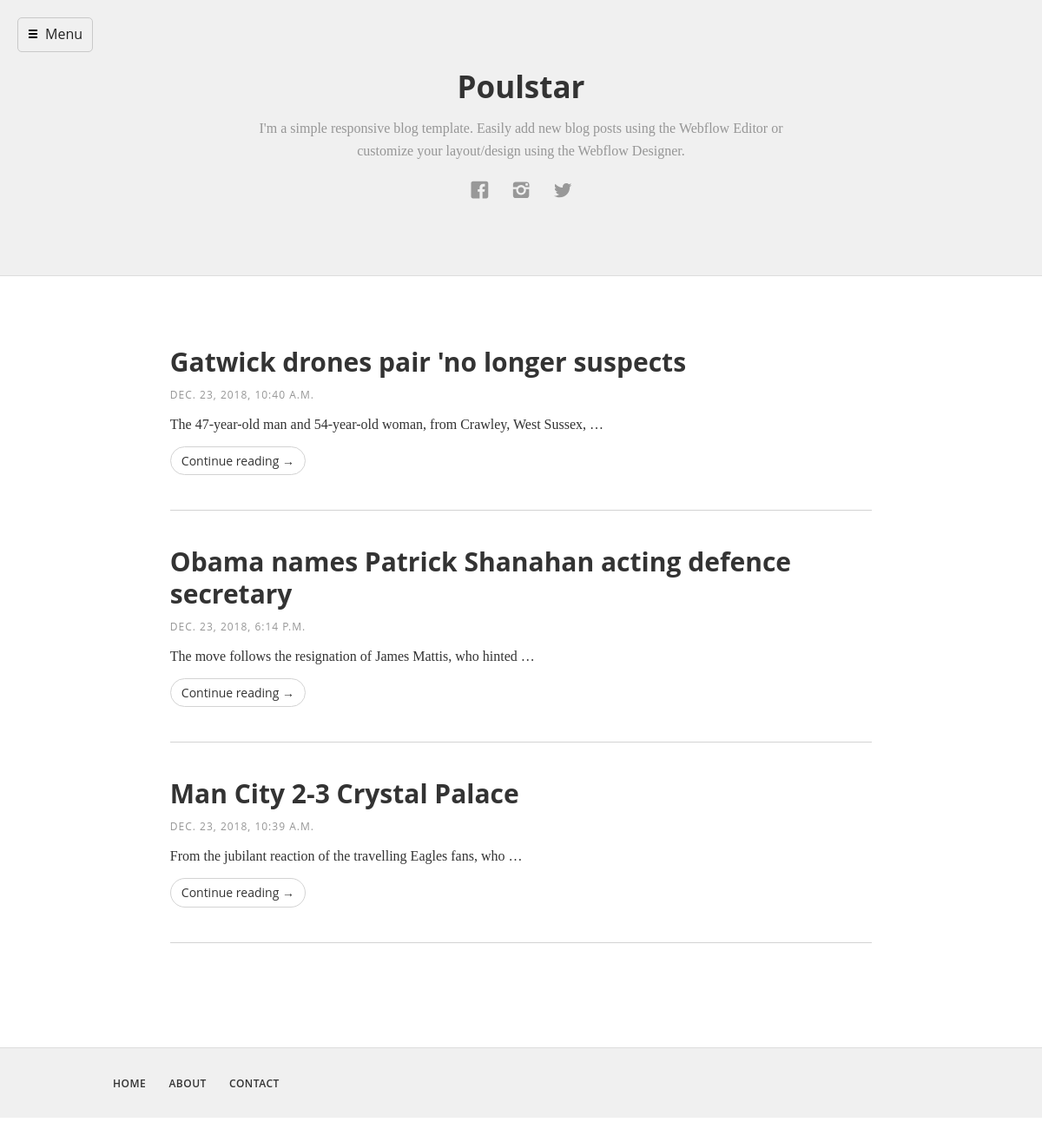
/home/, run on the app's committed database.
### articles/models.py (models this page shows, shortened)
class GeneralSetting(models.Model):
    title = models.CharField(max_length=200)
    description = models.TextField()
    facebook = models.CharField(max_length=300)
    instagram = models.CharField(max_length=300)
    twitter = models.CharField(max_length=300)

class Articles(models.Model):
    author = models.ForeignKey(settings.AUTH_USER_MODEL, on_delete=models.CASCADE)
    title = models.CharField(max_length=200)
    text = models.TextField()
    created_date = models.DateTimeField(default=timezone.now)
    published_date = models.DateTimeField(blank=True, null=True)

class Menu(models.Model):
    title = models.CharField(max_length=200)
    link = models.CharField(max_length=400)

### articles/views.py (the view)
# urls.py: path('home/', views.index ),
def index(request):
   artcs = Articles.objects.all().order_by('-id')
   mnus   = Menu.objects.all().order_by('id')
   setts  = GeneralSetting.objects.filter(id=1)[0]
   return render(request, 'index.html', {'artcs': artcs , 'mnus':mnus ,'setts':setts})

### articles/template/index.html (shortened to what this page needs)
<!DOCTYPE html>
<html>
<head>
  <link href="/static/home/css/style.css" rel="stylesheet" type="text/css">
</head>
<body data-gr-c-s-loaded="true">
  <header class="header-section" id="header">
    <div class="w-container"><a class="main-title w--current" href="http://poulstar.com">{{ setts.title }}</a>
      <p class="main-subheading">{{ setts.description }}</p>
      <div class="dropdown-wrapper w-dropdown" data-delay="0">
        <div class="dropdown-menu w-clearfix w-dropdown-toggle"><img class="menu-icon" height="12" src="./Blog Home_files/56d0fee6e867b1c137682a4e_menu.svg" width="12">
          <div class="menu-text">Menu</div>
        </div>
      </div>
      <div class="social-link-group">
        <a class="social-icon-link w-inline-block" href="{{ setts.facebook }}">
          <img src="/static/home/image/56d0c9f9db0bfb1112107b41_social-03.svg" width="25">
        </a>
        <a class="social-icon-link w-inline-block" href="{{ setts.instagram }}">
          <img src="/static/home/image/56d0c9f9db0bfb1112107b58_social-07.svg" width="25">
        </a>
        <a class="social-icon-link w-inline-block" href="{{ setts.twitter }}">
          <img src="/static/home/image/56d0c9f9db0bfb1112107b9a_social-18.svg" width="25">
        </a>
      </div>
    </div>
  </header>
  <div class="content-wrapper">
    <div class="w-container">
      <div class="w-dyn-list">
        <div class="w-dyn-items">
          {% for artc in artcs %}
          <div class="w-dyn-item">
            <div class="post-wrapper"><a class="blog-title-link w-inline-block" href="/atc/{{ artc.id }}"><h1 class="blog-title"> {{ artc.title }}</h1></a>
              <div class="post-info-wrapper">
                <div class="post-info"> {{ artc.published_date }}</div>
                <div class="post-info"></div></div>
                <p class="post-summary">{{ artc.text|truncatewords:10 }}</p>
                <a class="button-round w-button" href="/atc/{{ artc.id }}">Continue reading →</a></div>
          </div>
          {% endfor %}
        </div>
      </div>
    </div>
  </div>
  <footer class="footer">
    <div class="w-container">
      <div class="navigation-bar">
          {% for mnu in mnus %}
          <a class="nav-link w--current" href="{{ mnu.link }}">
              {{ mnu.title }}
          </a>
          {% endfor %}
    </div>
  </footer>
</body>
</html>

### data on the page
GeneralSetting: title "Poulstar", description "I'm a simple responsive blog template. Easily add new blog posts using the Webflow Editor or customize your layout/design using the Webflow Designer."
Articles: title "Gatwick drones pair 'no longer suspects", published_date "DEC. 23, 2018, 10:40 A.M.", text "The 47-year-old man and 54-year-old woman, from Crawley, West Sussex, …"
Articles: title "Obama names Patrick Shanahan acting defence secretary", published_date "DEC. 23, 2018, 6:14 P.M.", text "The move follows the resignation of James Mattis, who hinted …"
Articles: title "Man City 2-3 Crystal Palace", published_date "DEC. 23, 2018, 10:39 A.M.", text "From the jubilant reaction of the travelling Eagles fans, who …"
Menu: title "HOME"
Menu: title "ABOUT"
Menu: title "CONTACT"
